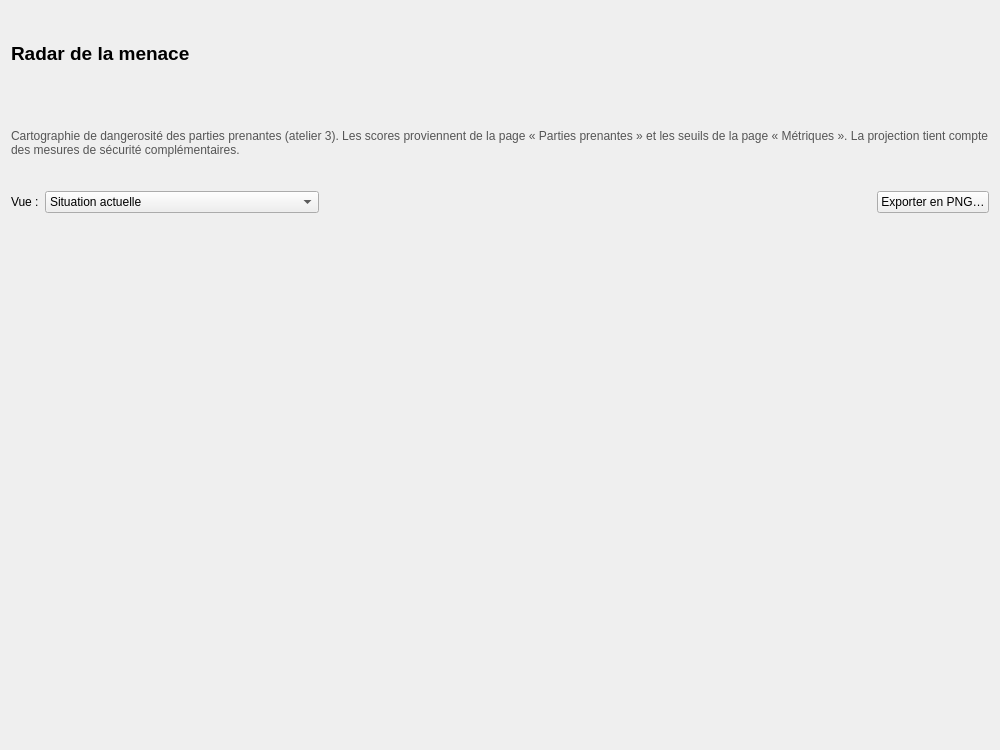
<?xml version="1.0" encoding="UTF-8"?>
<ui version="4.0">
 <class>RadarPage</class>
 <widget class="QWidget" name="RadarPage"><property name="geometry"><rect><x>0</x><y>0</y><width>1000</width><height>750</height></rect></property><layout class="QVBoxLayout" name="verticalLayout"><item><widget class="QLabel" name="titleLabel"><property name="text"><string>Radar de la menace</string></property><property name="font"><font><pointsize>14</pointsize><bold>true</bold></font></property></widget></item><item><widget class="QLabel" name="helpLabel"><property name="text"><string>Cartographie de dangerosité des parties prenantes (atelier 3). Les scores proviennent de la page « Parties prenantes » et les seuils de la page « Métriques ». La projection tient compte des mesures de sécurité complémentaires.</string></property><property name="styleSheet"><string>color:#555;</string></property><property name="wordWrap"><bool>true</bool></property></widget></item><item><layout class="QHBoxLayout" name="modeLayout"><item><widget class="QLabel" name="modeLabel"><property name="text"><string>Vue :</string></property></widget></item><item><widget class="QComboBox" name="modeCombo"><item><property name="text"><string>Situation actuelle</string></property></item><item><property name="text"><string>Après mesures complémentaires (projection)</string></property></item></widget></item><item><spacer name="modeSpacer"><property name="orientation"><enum>Qt::Horizontal</enum></property><property name="sizeHint" stdset="0"><size><width>40</width><height>20</height></size></property></spacer></item><item><widget class="QPushButton" name="exportButton"><property name="text"><string>Exporter en PNG…</string></property></widget></item></layout></item><item><widget class="RadarWidget" name="radarWidget"><property name="minimumSize"><size><width>640</width><height>520</height></size></property></widget></item></layout></widget>
 <customwidgets><customwidget><class>RadarWidget</class><extends>QWidget</extends><header>Widgets.h</header><container>0</container></customwidget></customwidgets>
 <resources/>
 <connections/>
</ui>
